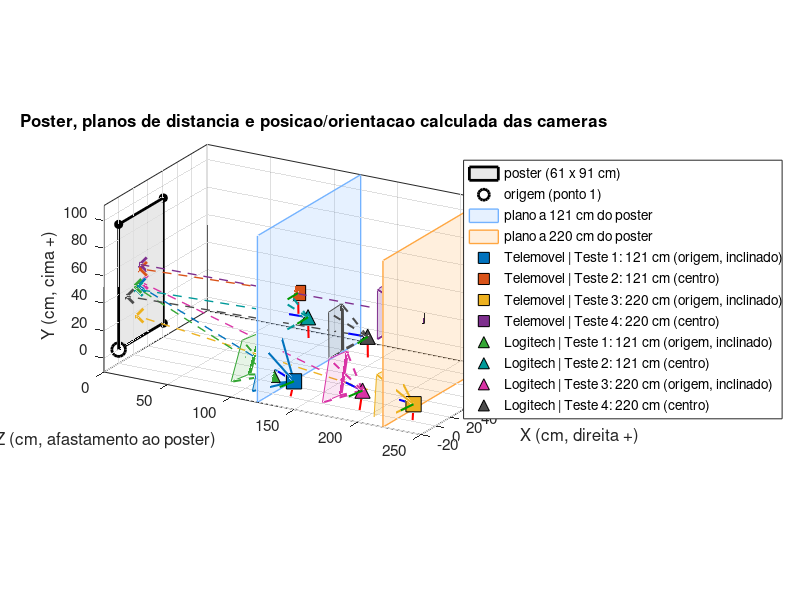

MATLAB code to generate this figure:
function plot_poster_3d()
% PLOT_POSTER_3D  Poster + posicao e orientacao calculada das cameras + planos de distancia.
% Compara o telemovel e a webcam Logitech nos mesmos testes.
%
% Sistema de coordenadas (o mesmo do programa em Python), em cm:
%   origem = canto inferior esquerdo do poster
%   X = para a direita, Y = para cima, Z = para fora do poster (em direcao a quem o ve)
%
% Para cada teste indica-se:
%   dev      : 'Telemovel' ou 'Logitech'
%   pos      : posicao calculada da camara [X Y Z]
%   yaw      : graus; > 0 = a camara aponta para a direita da normal do poster
%   pitch    : graus; > 0 = a camara aponta para cima
%   roll     : graus; rotacao da camara em torno do eixo otico (ver camera_axes)
%   ref      : ponto do poster ate ao qual se mediu a distancia ([0 0 0] = origem)
%   measured : distancia medida (cm) da camara a esse ponto
%
% Como ler o grafico:
%   - Cada camara e desenhada na posicao calculada, com uma piramide (campo de visao) e os
%     eixos x/y/z da camara. A aresta de cima da imagem esta a traco grosso.
%   - Os dois planos semi-transparentes sao paralelos ao poster, a 121 cm e a 220 cm
%     (as distancias medidas). Quanto mais afastada do plano esta uma camara, maior e o erro.
%     (Os planos marcam a distancia PERPENDICULAR ao poster; nos testes 1 e 3 a distancia foi
%     medida ate a origem com a camara inclinada, por isso diferem ligeiramente.)
%   - Telemovel: marcador quadrado, piramide a cheio. Logitech: triangulo, piramide tracejada.
%   - Cada teste tem uma cor; as cores do telemovel e da Logitech sao diferentes.
%   - A tabela com os numeros (medida, calculada, erro) e impressa na janela de comandos.
%
% Nota sobre o roll: o roll so afeta a ORIENTACAO desenhada da piramide (a imagem), nao a
% posicao nem a direcao do eixo otico.
%  - Telemovel, testes 2 e 4: -90.7 e -90.2, calculados a partir do rvec do programa
%    (a foto e guardada em 1920x1080 com o telemovel na vertical, por isso o poster
%    aparece rodado 90 graus na imagem). Testes 1 e 3: nao esta nos resultados; assumiu-se -90.
%  - Logitech: o roll nao esta nos resultados; assumiu-se -90. Se a rotacao for ao contrario, use +90.
%
% Uso:  plot_poster_3d

% ------------------------------------------------------------------ dados
W = 61;  H = 91;                                  % dimensoes do poster (cm)
corners = [0 0 0; W 0 0; W H 0; 0 H 0];           % pontos 1..4 (X, Y, Z)
center  = [W/2 H/2 0];
origin  = [0 0 0];

fxPhone = 1327.7;                                 % focal (px) do telemovel (para o campo de visao)
fxLog   = 1419.0;                                 % focal (px) da Logitech
imgW = 1920;  imgH = 1080;
rollLog = -90;                                    % roll assumido da Logitech (ver nota acima)

showPhone    = true;                              % mostrar os resultados do telemovel
showLogitech = true;                              % mostrar os resultados da Logitech
planeDist    = [121 220];                         % distancias (cm) dos planos paralelos ao poster
planeColors  = [0.45 0.70 1.00;  1.00 0.65 0.25]; % cor de cada plano
planeAlpha   = 0.18;                              % transparencia dos planos
frustumDepth = 25;                                % profundidade da piramide desenhada (cm)
axisLen      = 15;                                % comprimento dos eixos da camara (cm)
saveFigs     = false;                             % true = guarda o grafico em PNG

% estilo por dispositivo: marcador, tracejado da piramide, transparencia e 4 cores (testes 1..4)
style.Telemovel = struct('marker', 's', 'ls', '-',  'fa', 0.25, 'colors', ...
    [0.000 0.447 0.741;  0.850 0.325 0.098;  0.929 0.694 0.125;  0.494 0.184 0.556]);
style.Logitech  = struct('marker', '^', 'ls', '--', 'fa', 0.12, 'colors', ...
    [0.200 0.650 0.200;  0.000 0.600 0.600;  0.850 0.200 0.650;  0.300 0.300 0.300]);

mk = @(dev,name,pos,yaw,pitch,roll,ref,meas,err,fx) struct('dev',dev,'name',name,'pos',pos, ...
    'yaw',yaw,'pitch',pitch,'roll',roll,'ref',ref,'measured',meas,'err',err,'fx',fx);

tests = { ...
    mk('Telemovel','Teste 1: 121 cm (origem, inclinado)', [ 1.4  1.5 137.5], 10.6, 14.7, -90.0, origin, 121, 3.11, fxPhone), ...
    mk('Telemovel','Teste 2: 121 cm (centro)',            [32.5 53.2 122.7], -1.6, -1.7, -90.7, center, 121, 3.27, fxPhone), ...
    mk('Telemovel','Teste 3: 220 cm (origem, inclinado)', [ 2.4  1.6 231.2],  5.4,  3.8, -90.0, origin, 220, 1.44, fxPhone), ...
    mk('Telemovel','Teste 4: 220 cm (centro)',            [34.6 52.8 215.1], -1.5,  0.0, -90.2, center, 220, 2.30, fxPhone), ...
    mk('Logitech', 'Teste 1: 121 cm (origem, inclinado)', [ 2.1  2.9 120.2],  9.2, 16.7, rollLog, origin, 121, 1.12, fxLog), ...
    mk('Logitech', 'Teste 2: 121 cm (centro)',            [24.2 40.5 135.4], -0.4, -1.6, rollLog, center, 121, 3.23, fxLog), ...
    mk('Logitech', 'Teste 3: 220 cm (origem, inclinado)', [-0.1  5.2 192.4],  9.0, 10.0, rollLog, origin, 220, 1.64, fxLog), ...
    mk('Logitech', 'Teste 4: 220 cm (centro)',            [19.4 36.9 185.2], -2.6, -0.5, rollLog, center, 220, 2.92, fxLog) };

% remove os dispositivos desligados
keep = true(1, numel(tests));
for i = 1:numel(tests)
    if (strcmp(tests{i}.dev, 'Telemovel') && ~showPhone) || (strcmp(tests{i}.dev, 'Logitech') && ~showLogitech)
        keep(i) = false;
    end
end
tests = tests(keep);
nT = numel(tests);

% ------------------------------------------------- tabela no ecra de comandos
fprintf('\n%-10s %-38s %8s %9s %9s %8s %9s\n', 'Camara', 'Teste', 'Medida', 'Calculada', 'Erro', 'Erro', 'Z');
fprintf('%-10s %-38s %8s %9s %9s %8s %9s\n', '', '', '(cm)', '(cm)', '(cm)', '(%)', '(cm)');
for i = 1:nT
    t = tests{i};
    dCalc = norm(t.pos - t.ref);
    fprintf('%-10s %-38s %8.1f %9.1f %+9.1f %+8.1f %9.1f\n', t.dev, t.name, t.measured, dCalc, ...
        dCalc - t.measured, 100*(dCalc - t.measured)/t.measured, t.pos(3));
end
fprintf('\n');

% ------------------------------------------------- figura: todos os testes
f1 = figure('Name', 'Todos os testes', 'Color', 'w', 'Units', 'normalized', ...
    'OuterPosition', [0.02 0.04 0.96 0.92]);
[hPoster, hOrigin] = setup_scene(corners, W, H);

% planos paralelos ao poster, a distancia fixa (mesmos limites X/Y dos eixos)
nP = numel(planeDist);
hPlane = zeros(1, nP);
planeNames = cell(1, nP);
for k = 1:nP
    hPlane(k) = draw_plane(planeDist(k), [-20 W+60], [-10 H+20], planeColors(k,:), planeAlpha);
    planeNames{k} = sprintf('plano a %g cm do poster', planeDist(k));
end

% cameras
hCam = zeros(1, nT);
camNames = cell(1, nT);
for i = 1:nT
    t = tests{i};
    st  = style.(t.dev);
    col = st.colors(condIndex(t.name), :);
    Rc = camera_axes(t.yaw, t.pitch, t.roll);
    hCam(i) = draw_camera(t.pos, Rc, col, t.fx, imgW, imgH, frustumDepth, axisLen, st);
    draw_aim(t.pos, Rc, col);
    camNames{i} = sprintf('%s | %s', t.dev, t.name);
end

legend([hPoster hOrigin hPlane hCam], ...
    [{sprintf('poster (%g x %g cm)', W, H), 'origem (ponto 1)'}, planeNames, camNames], ...
    'Location', 'eastoutside', 'FontSize', 10);
title('Poster, planos de distancia e posicao/orientacao calculada das cameras', 'FontSize', 12);
set(gca, 'FontSize', 11);
view(-60, 20);

if saveFigs
    print(f1, 'poster_todos.png', '-dpng', '-r200');
end
end

% ============================================================ funcoes locais

function k = condIndex(name)
% numero da condicao (1..4) a partir do nome "Teste N: ..."
k = sscanf(name, 'Teste %d');
end

function h = draw_plane(zPlane, xl, yl, col, alpha)
% Plano Z = zPlane (paralelo ao poster), semi-transparente, com os limites xl e yl.
P = [xl(1) yl(1) zPlane;  xl(2) yl(1) zPlane;  xl(2) yl(2) zPlane;  xl(1) yl(2) zPlane];
h = fill3(pp(P,1), pp(P,2), pp(P,3), col, 'FaceAlpha', alpha, 'EdgeColor', col, 'LineWidth', 1);
end

function R = camera_axes(yawDeg, pitchDeg, rollDeg)
% Devolve R (3x3) cujas COLUNAS sao os eixos da camara escritos no mundo:
%   coluna 1 = x da imagem (direita), coluna 2 = y da imagem (baixo), coluna 3 = eixo otico.
% yaw > 0: aponta para a direita da normal do poster; pitch > 0: aponta para cima.
% roll: rotacao em torno do eixo otico (0 = imagem "direita", -90 = imagem rodada 90 graus).
yaw = yawDeg*pi/180;  pitch = pitchDeg*pi/180;  roll = rollDeg*pi/180;
z = [cos(pitch)*sin(yaw); sin(pitch); -cos(pitch)*cos(yaw)];   % para onde a camara aponta
up0 = [0; 1; 0];
u  = up0 - (up0.'*z)*z;   u = u / norm(u);                     % "cima" do mundo, perpendicular a z
y0 = -u;                                                      % y da imagem aponta para baixo
x0 = cross(y0, z);
x  =  cos(roll)*x0 - sin(roll)*y0;
y  =  sin(roll)*x0 + cos(roll)*y0;
R  = [x, y, z];
end

function [hPoster, hOrigin] = setup_scene(corners, W, H)
% Poster (plano Z = 0) e os 4 pontos. Eixos do grafico: (X, Z, Y) com Z invertido,
% para o Y ficar na vertical e o sistema continuar direito.
hold on; grid on; box on;
hPoster = fill3(pp(corners,1), pp(corners,2), pp(corners,3), [0.85 0.85 0.85], 'FaceAlpha', 0.6, ...
    'EdgeColor', 'k', 'LineWidth', 2);
plot3(pp(corners(2:4,:),1), pp(corners(2:4,:),2), pp(corners(2:4,:),3), 'ko', ...
    'MarkerFaceColor', 'k', 'MarkerSize', 6);
hOrigin = plot3(pp(corners(1,:),1), pp(corners(1,:),2), pp(corners(1,:),3), 'ko', ...
    'MarkerFaceColor', 'w', 'MarkerSize', 10, 'LineWidth', 2);
axis equal;
xlabel('X (cm, direita +)'); ylabel('Z (cm, afastamento ao poster)'); zlabel('Y (cm, cima +)');
set(gca, 'YDir', 'reverse');
xlim([-20 W+60]); zlim([-10 H+20]);
end

function h = draw_camera(C, R, col, fx, imgW, imgH, d, axisLen, st)
% Piramide da camara (ate ao plano da imagem a distancia d), com a aresta de cima da
% imagem a cheio, e os eixos x (vermelho), y (verde) e z (azul) da camara.
xc = R(:,1).';  yc = R(:,2).';  zc = R(:,3).';
hw = (imgW/2)/fx*d;  hh = (imgH/2)/fx*d;
c0 = C + d*zc;
q = [c0 - hw*xc - hh*yc;       % canto superior esquerdo da imagem (y aponta para baixo)
     c0 + hw*xc - hh*yc;       % superior direito
     c0 + hw*xc + hh*yc;       % inferior direito
     c0 - hw*xc + hh*yc];      % inferior esquerdo
for k = 1:4
    seg(C, q(k,:), st.ls, 'Color', col, 'LineWidth', 1.5);
end
fill3(pp(q,1), pp(q,2), pp(q,3), col, 'FaceAlpha', st.fa, 'EdgeColor', col);
seg(q(1,:), q(2,:), '-', 'Color', col, 'LineWidth', 3.5);      % aresta de cima da imagem
h = plot3(pp(C,1), pp(C,2), pp(C,3), st.marker, 'MarkerSize', 11, 'MarkerFaceColor', col, 'MarkerEdgeColor', 'k');
dirs = {xc, yc, zc};  cc = {'r', [0 0.6 0], 'b'};
for k = 1:3
    seg(C, C + axisLen*dirs{k}, '-', 'Color', cc{k}, 'LineWidth', 1.5);
end
end

function draw_aim(C, R, col)
% Onde o eixo otico "bate" no plano do poster (Z = 0).
zc = R(:,3).';
if zc(3) < 0
    t = -C(3)/zc(3);
    hit = C + t*zc;
    seg(C, hit, '--', 'Color', col, 'LineWidth', 1);
    plot3(pp(hit,1), pp(hit,2), pp(hit,3), 'x', 'MarkerSize', 10, 'LineWidth', 2, 'Color', col);
end
end

% --- auxiliares: coordenadas do mundo (X,Y,Z) -> eixos do grafico (X, Z, Y)
function v = pp(M, k)
perm = [1 3 2];
v = M(:, perm(k));
end

function seg(p, q, varargin)
plot3([p(1) q(1)], [p(3) q(3)], [p(2) q(2)], varargin{:});
end
